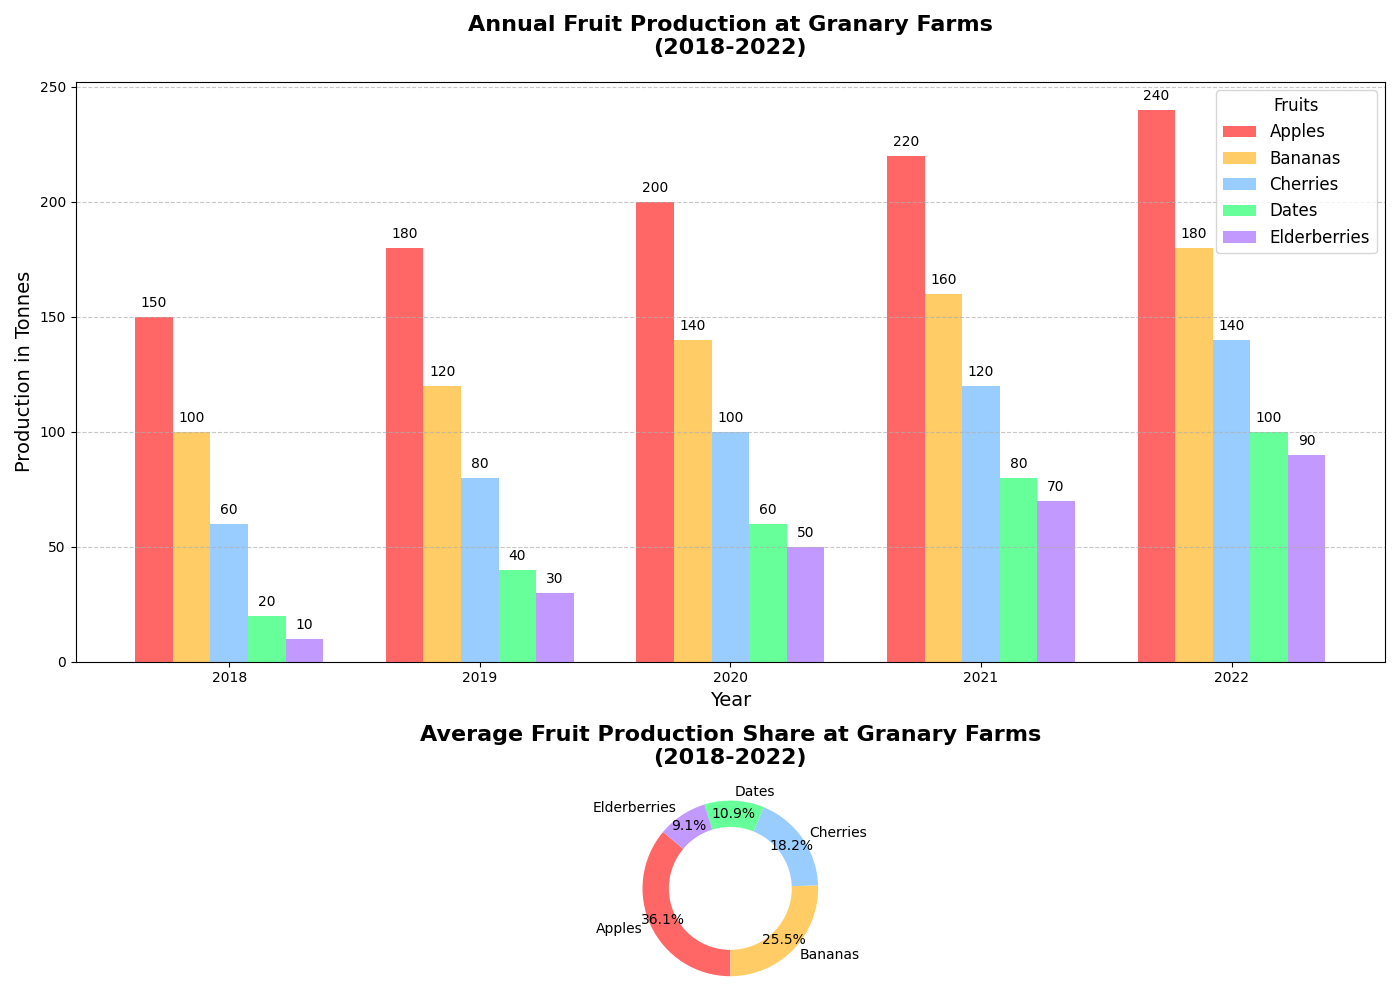

Recreate this plot in Python.
import matplotlib.pyplot as plt
import numpy as np

# Define fruit types and years
fruits = ["Apples", "Bananas", "Cherries", "Dates", "Elderberries"]
years = ["2018", "2019", "2020", "2021", "2022"]

# Data: Annual fruit production in tonnes
fruit_production = np.array([
    [150, 180, 200, 220, 240],  # Apples
    [100, 120, 140, 160, 180],  # Bananas
    [60, 80, 100, 120, 140],    # Cherries
    [20, 40, 60, 80, 100],      # Dates
    [10, 30, 50, 70, 90]        # Elderberries
])

# Calculate the average production per fruit over the years
average_production = np.mean(fruit_production, axis=1)

# Bar width for grouped bar chart
bar_width = 0.15
x = np.arange(len(years))

# Create subplots
fig, axs = plt.subplots(nrows=2, ncols=1, figsize=(14, 10), gridspec_kw={'height_ratios': [3, 1]})
colors = ['#FF6666', '#FFCC66', '#99CCFF', '#66FF99', '#C299FF']

# First subplot: Grouped Bar Chart for yearly fruit production
for i, fruit in enumerate(fruits):
    axs[0].bar(x + i * bar_width, fruit_production[i], width=bar_width, label=fruit, color=colors[i])

axs[0].set_title('Annual Fruit Production at Granary Farms\n(2018-2022)', fontsize=16, fontweight='bold', pad=20)
axs[0].set_xlabel('Year', fontsize=14)
axs[0].set_ylabel('Production in Tonnes', fontsize=14)
axs[0].set_xticks(x + bar_width * 2)
axs[0].set_xticklabels(years)
axs[0].legend(title='Fruits', fontsize=12, title_fontsize='12')
axs[0].grid(axis='y', linestyle='--', alpha=0.7)

# Add text annotations for bar chart
for i in range(len(fruits)):
    for j in range(len(years)):
        axs[0].text(x[j] + i * bar_width, fruit_production[i, j] + 3, str(fruit_production[i, j]), ha='center', va='bottom', fontsize=10)

# Second subplot: Pie Chart for average fruit production
axs[1].pie(average_production, labels=fruits, colors=colors, autopct='%.1f%%', startangle=140, pctdistance=0.85)
axs[1].set_title('Average Fruit Production Share at Granary Farms\n(2018-2022)', fontsize=16, fontweight='bold', pad=20)

# Draw circle and set ratio to make pie chart look like a donut
centre_circle = plt.Circle((0,0),0.70,fc='white')
fig.gca().add_artist(centre_circle)
axs[1].axis('equal')

# Adjust layout
plt.tight_layout()

# Display plot
plt.show()
